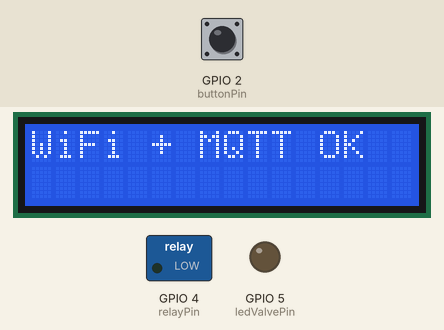
The sketch below on a simulated ESP32. Shown: 16×2 character LCD, switched loads named in the sketch (green lamp = pin HIGH), output pins drawn as LEDs (lit = HIGH). Inputs (shaded band) come from the test bench; at power-on: GPIO 2 (buttonPin) HIGH. WiFi joins after 1.5 s; servers stay silent unless stated; no MQTT or app messages arrive unless stated; what the sketch prints to the serial monitor is not drawn.

Above: at 1.8 s.
At 14.6 s:
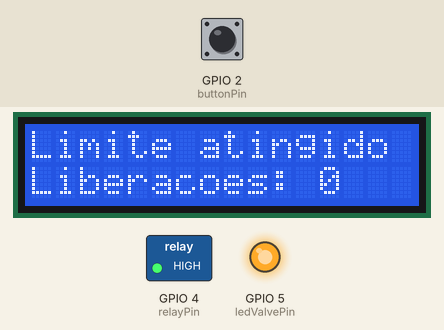
14.7 s: GPIO 2 (buttonPin) pulled LOW for 0.15 s
At 15.5 s:
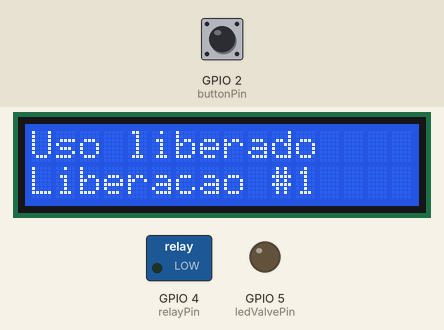
17.2 s: GPIO 2 (buttonPin) pulled LOW for 1 s
At 19.0 s:
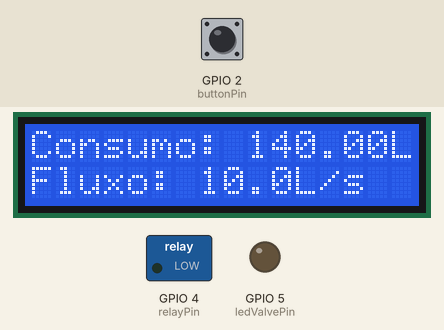
Timing chart, 0 to 20.7 s (numbered marks = the images above; inputs shaded):
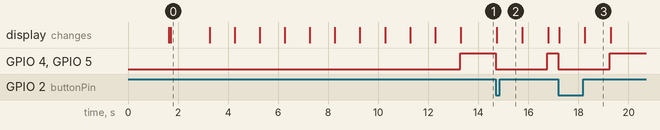

Measured:
- after the input at 14.7 s, GPIO 4 (relayPin), GPIO 5 (ledValvePin): HIGH → LOW at once, → HIGH 2.1 s later; the display: changes at once (image 2)
- after the input at 17.2 s, GPIO 4 (relayPin), GPIO 5 (ledValvePin): HIGH → LOW at once, → HIGH 2.1 s later; the display: first changes at once (image 3 shows a later state)
- what the display in image 0 shows lasts 1.6 s, from 1.7 s to 3.3 s
- what the display in image 3 shows lasts 1.0 s, from 18.3 s to 19.3 s

The sketch:

sketch.ino
```cpp
// -------- Config MQTT HiveMQ Cloud --------
//Monitoramento do Consumo de Água:
//Implementação de Sistema de Monitoramento com
//NodeMCU e MQTT.

#include <WiFi.h>
#include <WiFiClientSecure.h>
#include <PubSubClient.h>
#include <LiquidCrystal_I2C.h>

// -------- Config WiFi --------
const char* ssid = "Wokwi-GUEST";
const char* password = "";

// -------- Config MQTT HiveMQ Cloud --------
const char* mqtt_server = "2036808a441b471f9b917cab5abc5d08.s1.eu.hivemq.cloud";
const int mqtt_port = 8883;
const char* mqtt_user = "user_mqtt";
const char* mqtt_password = "Ab123456";

// -------- Pinos --------
const int buttonPin = 2;
const int relayPin = 4;
const int ledValvePin = 5;

// -------- Variáveis --------
bool valvulaFechada = false;
float consumoLitros = 0;
float limiteLitros = 110.0;
float bonusLitros = 20.0;
int bonusLiberadoContador = 0;

LiquidCrystal_I2C lcd(0x27, 16, 2);
const float ml_per_intervalo = 10000.0;  // Simula 10L/s

// Botão físico
unsigned long lastButtonPress = 0;
const unsigned long debounceDelay = 300;
bool botaoPressionadoAnterior = HIGH;

// MQTT
WiFiClientSecure espClient;
PubSubClient client(espClient);

// -------- Publica Status --------
void publicarStatus(String status) {
  client.publish("valvula/status", status.c_str());
  Serial.println("Status: " + status);
}

// -------- Callback MQTT --------
void callback(char* topic, byte* payload, unsigned int length) {
  String mensagem;
  for (unsigned int i = 0; i < length; i++) {
    mensagem += (char)payload[i];
  }
  Serial.print("Mensagem recebida: ");
  Serial.println(mensagem);

  if (String(topic) == "valvula/control" && mensagem == "abrir") {
    liberarAgua();
  }
}

// -------- Função liberar água --------
void liberarAgua() {
  if (valvulaFechada) {
    bonusLiberadoContador++;
    limiteLitros += bonusLitros;
    valvulaFechada = false;
    digitalWrite(relayPin, LOW);
    digitalWrite(ledValvePin, LOW);

    Serial.println("Válvula aberta (MQTT ou botão)");

    lcd.clear();
    lcd.setCursor(0, 0);
    lcd.print("Uso liberado");
    lcd.setCursor(0, 1);
    lcd.print("Liberacao #");
    lcd.print(bonusLiberadoContador);

    publicarStatus("Uso liberado, Liberacao #" + String(bonusLiberadoContador));

    delay(1000);
  }
}

// -------- Setup --------
void setup() {
  Serial.begin(115200);
  pinMode(buttonPin, INPUT_PULLUP);
  pinMode(relayPin, OUTPUT);
  pinMode(ledValvePin, OUTPUT);
  digitalWrite(relayPin, LOW);
  digitalWrite(ledValvePin, LOW);

  lcd.init();
  lcd.backlight();
  lcd.clear();
  lcd.setCursor(0, 0);
  lcd.print("Iniciando...");
  publicarStatus("Iniciando...");

  WiFi.begin(ssid, password);
  lcd.clear();
  lcd.setCursor(0, 0);
  lcd.print("Conect WiFi...");
  publicarStatus("Conectando Wi-Fi...");

  Serial.print("Conectando Wi-Fi...");
  while (WiFi.status() != WL_CONNECTED) {
    delay(500);
    Serial.print(".");
  }
  Serial.println("\nWi-Fi conectado!");

  lcd.clear();
  lcd.setCursor(0, 0);
  lcd.print("WiFi OK");
  publicarStatus("Wi-Fi conectado!");

  espClient.setInsecure();

  client.setServer(mqtt_server, mqtt_port);
  client.setCallback(callback);

  reconnect();

  lcd.clear();
  lcd.setCursor(0, 0);
  lcd.print("WiFi + MQTT OK");
  publicarStatus("Wi-Fi + MQTT OK");

  delay(1500);
  lcd.clear();
  lcd.setCursor(0, 0);
  lcd.print("Consumo: 0.00L");
  lcd.setCursor(0, 1);
  lcd.print("Fluxo: 10.0L/s");
}

// -------- Reconectar MQTT --------
void reconnect() {
  lcd.clear();
  lcd.setCursor(0, 0);
  lcd.print("Conect MQTT...");
  publicarStatus("Conectando MQTT...");

  while (!client.connected()) {
    Serial.print("Tentando conectar MQTT...");
    if (client.connect("ESP32Client", mqtt_user, mqtt_password)) {
      Serial.println("Conectado!");
      client.subscribe("valvula/control");
      lcd.clear();
      lcd.setCursor(0, 0);
      lcd.print("MQTT OK");
      publicarStatus("MQTT conectado!");
    } else {
      Serial.print("Falha, rc=");
      Serial.print(client.state());
      Serial.println(" tentando novamente em 5s");
      delay(5000);
    }
  }
}

// -------- Loop principal --------
void loop() {
  if (!client.connected()) reconnect();
  client.loop();

  unsigned long now = millis();
  static unsigned long lastMeasure = 0;

  // Botão físico
  bool estadoBotaoAtual = digitalRead(buttonPin);
  if (estadoBotaoAtual == LOW && botaoPressionadoAnterior == HIGH && (now - lastButtonPress > debounceDelay)) {
    lastButtonPress = now;
    botaoPressionadoAnterior = LOW;
    liberarAgua();
  }
  if (estadoBotaoAtual == HIGH && botaoPressionadoAnterior == LOW) {
    botaoPressionadoAnterior = HIGH;
  }

  // Consumo
  if (now - lastMeasure >= 1000) {
    lastMeasure = now;

    if (!valvulaFechada) {
      consumoLitros += ml_per_intervalo / 1000.0;

      lcd.setCursor(0, 0);
      lcd.print("Consumo: ");
      lcd.print(consumoLitros, 2);
      lcd.print("L    ");

      lcd.setCursor(0, 1);
      lcd.print("Fluxo: 10.0L/s ");

      String consumoStr = "Consumo atual: " + String(consumoLitros, 2) + " L";
      Serial.println(consumoStr);

      client.publish("valvula/telemetria", consumoStr.c_str());

      if (consumoLitros >= limiteLitros) {
        valvulaFechada = true;
        digitalWrite(relayPin, HIGH);
        digitalWrite(ledValvePin, HIGH);

        Serial.println("VÁLVULA FECHADA: Limite diário atingido.");
        lcd.clear();
        lcd.setCursor(0, 0);
        lcd.print("Limite atingido");
        lcd.setCursor(0, 1);
        lcd.print("Liberacoes: ");
        lcd.print(bonusLiberadoContador);

        publicarStatus("Válvula fechada - Limite atingido");
      }
    }
  }
}
```
